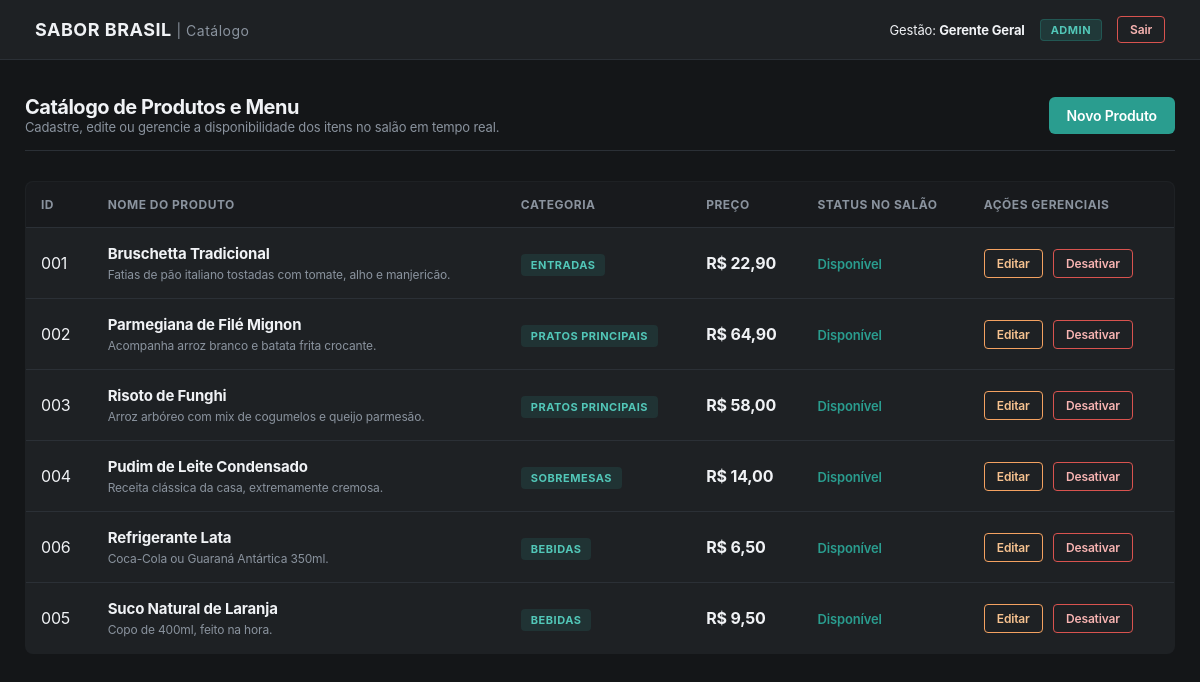
/cardapio/listar.php (signed in), run on the app's committed database.
### tables this page shows
CREATE TABLE IF NOT EXISTS cardapio (
    id INT AUTO_INCREMENT PRIMARY KEY,
    nome VARCHAR(150) NOT NULL,
    categoria ENUM(
        'Entradas',
        'Pratos Principais',
        'Sobremesas',
        'Bebidas'
    ) NOT NULL,
    descricao TEXT,
    preco DECIMAL(10, 2) NOT NULL,
    disponivel TINYINT(1) DEFAULT 1
);

### utils/session_helper.php (called while the page is built, shortened)
<?php
function h($string)
{
    return htmlspecialchars($string, ENT_QUOTES, 'UTF-8');
}

### cardapio/listar.php (the view, shortened to what this page needs)
<?php
require_once '../utils/session_helper.php';
require_once '../config/db.php';
try {
    $stmt = $pdo->query("SELECT * FROM cardapio ORDER BY categoria ASC, nome ASC");
    $itens = $stmt->fetchAll();
} catch (PDOException $e) {
    die("Erro ao carregar o cardápio: " . h($e->getMessage()));
}
?>
<!DOCTYPE html>
<html lang="pt-BR">
<head>
    <link rel="stylesheet" href="../css/style.css">
</head>
<body>
    <header class="topbar">
        <a href="../admin/dashboard.php" class="topbar-brand">SABOR BRASIL <span
                style="font-size: 14px; font-weight: normal; color: var(--text-secondary);">| Catálogo</span></a>
        <div class="topbar-user">
            <span>Gestão: <strong><?php echo h($_SESSION['usuario_nome']); ?></strong></span>
            <span class="badge-perfil"><?php echo h($_SESSION['usuario_perfil']); ?></span>
            <a href="../logout.php" class="btn-sair">Sair</a>
        </div>
    </header>
    <main class="container">
        <div class="page-header">
            <div>
                <h2>Catálogo de Produtos e Menu</h2>
                <p style="color: var(--text-secondary); font-size: 13px;">Cadastre, edite ou gerencie a disponibilidade
                    dos itens no salão em tempo real.</p>
            </div>
            <div>
                <a href="form.php" class="btn-submit"
                    style="display: inline-block; width: auto; text-decoration: none; padding: 10px 18px; margin: 0; font-size: 14px;">
                    Novo Produto
                </a>
            </div>
        </div>
        <table class="tabela-cardapio">
            <thead>
                <tr>
                    <th>ID</th>
                    <th>Nome do Produto</th>
                    <th>Categoria</th>
                    <th>Preço</th>
                    <th>Status no Salão</th>
                    <th>Ações Gerenciais</th>
                </tr>
            </thead>
            <tbody>
                <?php if (empty($itens)): ?>
                    <tr>
                        <td colspan="6" style="text-align: center; color: var(--text-secondary); padding: 35px;">Nenhum
                            produto cadastrado no catálogo ainda.</td>
                    </tr>
                <?php else: ?>
                    <?php foreach ($itens as $item): ?>
                        <tr>
                            <td><?php echo str_pad($item['id'], 3, '0', STR_PAD_LEFT); ?></td>
                            <td>
                                <strong
                                    style="font-size: 15px; color: var(--text-primary);"><?php echo h($item['nome']); ?></strong><br>
                                <span
                                    style="font-size: 12px; color: var(--text-secondary);"><?php echo h($item['descricao']); ?></span>
                            </td>
                            <td><span class="badge-categoria"><?php echo h($item['categoria']); ?></span></td>
                            <td><strong style="color: var(--text-primary);">R$
                                    <?php echo number_format($item['preco'], 2, ',', '.'); ?></strong></td>
                            <td>
                                <?php if ($item['disponivel'] == 1): ?>
                                    <span class="status-ativo">Disponível</span>
                                <?php else: ?>
                                    <span class="status-inativo">Indisponível (Em falta)</span>
                                <?php endif; ?>
                            </td>
                            <td>
                                <a href="form.php?id=<?php echo $item['id']; ?>" class="btn-acao btn-editar">Editar</a>
                                <?php if ($item['disponivel'] == 1): ?>
                                    <a href="toggle_status.php?id=<?php echo $item['id']; ?>" class="btn-acao btn-toggle-on"
                                        onclick="return confirm('Deseja retirar este produto da tela de pedidos dos garçons temporariamente?');">Desativar</a>
                                <?php else: ?>
                                    <a href="toggle_status.php?id=<?php echo $item['id']; ?>"
                                        class="btn-acao btn-toggle-off">Ativar</a>
                                <?php endif; ?>
                            </td>
                        </tr>
                    <?php endforeach; ?>
                <?php endif; ?>
            </tbody>
        </table>
    </main>
</body>
</html>

### css/style.css (style rules this page uses)
:root { --bg-primary: #141618; --bg-surface: #1e2124; --text-primary: #f0f2f5; --text-secondary: #8a939e; --accent: #2a9d8f; --accent-hover: #218276; --danger: #d9534f; --success: #2a9d8f; --warning: #f4a261; --border: #2b3036; }
* { margin: 0; padding: 0; box-sizing: border-box; font-family: -apple-system, BlinkMacSystemFont, "Segoe UI", Roboto, Oxygen, Ubuntu, Cantarell, "Open Sans", "Helvetica Neue", sans-serif; }
body { background-color: var(--bg-primary); color: var(--text-primary); min-height: 100vh; display: flex; flex-direction: column; letter-spacing: -0.01em; }
.btn-submit { width: 100%; padding: 12px; background: var(--accent); color: white; border: none; border-radius: 6px; font-size: 15px; font-weight: 600; cursor: pointer; transition: background 0.2s; margin-top: 10px; }
.topbar { background: var(--bg-surface); border-bottom: 1px solid var(--border); padding: 16px 35px; display: flex; justify-content: space-between; align-items: center; }
.topbar-brand { font-size: 18px; font-weight: 700; color: var(--text-primary); text-decoration: none; letter-spacing: 0.5px; }
.topbar-user { display: flex; align-items: center; gap: 15px; font-size: 13px; }
.badge-perfil { background: rgba(42, 157, 143, 0.2); color: #52c7b8; padding: 3px 10px; border-radius: 4px; font-size: 11px; font-weight: 700; text-transform: uppercase; letter-spacing: 0.5px; border: 1px solid rgba(42, 157, 143, 0.3); }
.btn-sair { background: transparent; color: #f8b4b2; border: 1px solid var(--danger); padding: 5px 12px; border-radius: 4px; text-decoration: none; font-size: 12px; font-weight: 600; transition: 0.2s; }
.container { max-width: 1200px; margin: 35px auto; padding: 0 25px; width: 100%; }
.page-header { margin-bottom: 30px; display: flex; justify-content: space-between; align-items: center; border-bottom: 1px solid var(--border); padding-bottom: 15px; }
.page-header h2 { font-size: 20px; font-weight: 700; color: var(--text-primary); letter-spacing: -0.5px; }

### cardapio/listar.php (style rules this page uses)
.tabela-cardapio { width: 100%; border-collapse: collapse; background: var(--bg-surface); border: 1px solid var(--border); border-radius: 8px; overflow: hidden; margin-top: 20px; }
.tabela-cardapio th, .tabela-cardapio td { padding: 15px; text-align: left; border-bottom: 1px solid var(--border); }
.tabela-cardapio th { background: rgba(0, 0, 0, 0.2); color: var(--text-secondary); font-size: 12px; text-transform: uppercase; letter-spacing: 0.5px; }
.badge-categoria { background: rgba(42, 157, 143, 0.15); color: #52c7b8; padding: 4px 10px; border-radius: 4px; font-size: 11px; font-weight: 700; text-transform: uppercase; letter-spacing: 0.5px; }
.status-ativo { color: var(--success); font-weight: 600; font-size: 13px; }
.btn-acao { padding: 6px 12px; border-radius: 4px; text-decoration: none; font-size: 12px; font-weight: 600; display: inline-block; margin-right: 6px; transition: 0.2s; }
.btn-editar { background: transparent; color: #f8c390; border: 1px solid var(--warning); }
.btn-toggle-on { background: transparent; color: #f8b4b2; border: 1px solid var(--danger); }

### data on the page
cardapio: id "001", nome "Bruschetta Tradicional", descricao "Fatias de pão italiano tostadas com tomate, alho e manjericão.", categoria "ENTRADAS", preco "22,90", disponivel "Disponível"
cardapio: id "002", nome "Parmegiana de Filé Mignon", descricao "Acompanha arroz branco e batata frita crocante.", categoria "PRATOS PRINCIPAIS", preco "64,90", disponivel "Disponível"
cardapio: id "003", nome "Risoto de Funghi", descricao "Arroz arbóreo com mix de cogumelos e queijo parmesão.", categoria "PRATOS PRINCIPAIS", preco "58,00", disponivel "Disponível"
cardapio: id "004", nome "Pudim de Leite Condensado", descricao "Receita clássica da casa, extremamente cremosa.", categoria "SOBREMESAS", preco "14,00", disponivel "Disponível"
cardapio: id "006", nome "Refrigerante Lata", descricao "Coca-Cola ou Guaraná Antártica 350ml.", categoria "BEBIDAS", preco "6,50", disponivel "Disponível"
cardapio: id "005", nome "Suco Natural de Laranja", descricao "Copo de 400ml, feito na hora.", categoria "BEBIDAS", preco "9,50", disponivel "Disponível"

### other printed values
$_SESSION['usuario_nome'] "Gerente Geral"
$_SESSION['usuario_perfil'] "ADMIN"
